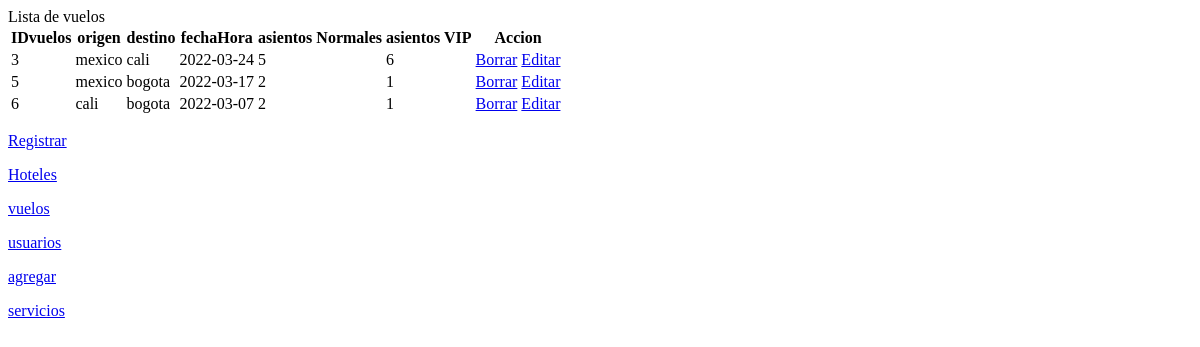
/100-100/listavuelos.php, run on the app's committed database.
### tables this page shows
CREATE TABLE `vuelos` (
  `IDvuelos` int(3) NOT NULL,
  `origen` varchar(10) DEFAULT NULL,
  `destino` varchar(10) DEFAULT NULL,
  `fechaHora` varchar(10) DEFAULT NULL,
  `asientosNormales` varchar(5) DEFAULT NULL,
  `asientosVIP` varchar(5) DEFAULT NULL
);

### 100-100/listavuelos.php (the view, shortened to what this page needs)
<?php
include('conexion.php');
$consulta = 'SELECT * FROM `vuelos`';
$resultado = mysqli_query($conexion,$consulta);
$tabla =<<<FIN
<table>
<tr>
<th>IDvuelos </th>
<th>origen </th>
<th>destino</th>
<th>fechaHora</th>
<th>asientos Normales</th>
<th>asientos VIP</th>
<th colspan="2">Accion</th>
 </tr>
FIN;
while($registro=mysqli_fetch_assoc($resultado)){
    $tabla.='<tr>';
    $tabla.="<td>{$registro['IDvuelos']}</td>";
    $tabla.="<td>{$registro['origen']}</td>";
    $tabla.="<td>{$registro['destino']}</td>";
    $tabla.="<td>{$registro['fechaHora']}</td>";
    $tabla.="<td>{$registro['asientosNormales']}</td>";
    $tabla.="<td>{$registro['asientosVIP']}</td>";
    $tabla.="<td><a href=borrarV.php?id={$registro['IDvuelos']}>Borrar</a></td>";
    $tabla.="<td><a href=editarV.php?id={$registro['IDvuelos']}>Editar</a></td>";
    $tabla.='</tr>';
}
$tabla.='</table>';
?>
<!DOCTYPE html>
<html lang="es">
<head>
    <link rel="stylesheet" href="css/estilos.css">
</head>
<body>
    <div class="contenedor">
        <div class="cabecera">Lista de vuelos</div>
        <div class="contenido">
        <div class="tabla">
        <?php echo $tabla; ?>
        <p>
        <a href="registrarv.php">Registrar</a>
        </p><p>
        <a href="listaHoteles.php">Hoteles</a>
        </p><p>
        <a href="listavuelos.php">vuelos</a>
        </p>
        <p>
        <a href="lista.php">usuarios</a>
        </p>
        <p>
        <a href="agregarH.php">agregar</a>
        </p>
        <p>
        <a href="servicios.php">servicios</a>
        </p>
        </div>
        </div>
    </div>
</body>
</html>

### data on the page
vuelos: IDvuelos "3", origen "mexico", destino "cali", fechaHora "2022-03-24", asientosNormales "5", asientosVIP "6"
vuelos: IDvuelos "5", origen "mexico", destino "bogota", fechaHora "2022-03-17", asientosNormales "2", asientosVIP "1"
vuelos: IDvuelos "6", origen "cali", destino "bogota", fechaHora "2022-03-07", asientosNormales "2", asientosVIP "1"
